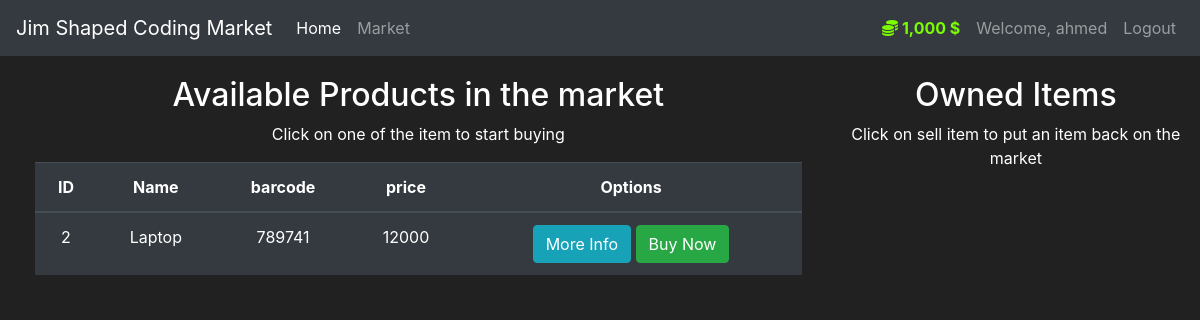
The app's page /market (signed in) with its own data.
### market/models.py (models this page shows, shortened)
class User(db.Model, UserMixin):
    id = db.Column(db.Integer(), primary_key=True)
    name = db.Column(db.String(length=30), nullable=False)
    email_address = db.Column(db.String(length=50), nullable=False, unique=True)
    hashed_password = db.Column(db.String(length=60), nullable=False)
    budget = db.Column(db.Integer(), default=1000)
    items = db.relationship('Item', backref="owned_user", lazy=True)
    @property
    def prettier_budget(self):
        if len(str(self.budget)) >= 4:
            return f"{str(self.budget)[:-3]},{str(self.budget)[-3:]} $"
        else:
            return f"{self.budget} $"
    @property
    def password(self):
        return self.password

class Item(db.Model):
    id = db.Column(db.Integer(), primary_key=True)
    name = db.Column(db.String(length=30), nullable=False, unique=True)
    price = db.Column(db.Integer(), nullable=False)
    barcode = db.Column(db.String(length=12), nullable=False, unique=True)
    description = db.Column(db.String(length=1024), nullable=False, unique=True)
    owner = db.Column(db.Integer(), db.ForeignKey('user.id'))

### market/routes.py (the view, shortened to what this page needs)
@app.route('/market', methods=["GET", "POST"])
@login_required
def market():
    purchase_form = PurchaseForm()
    items = Item.query.filter_by(owner=None)
    return render_template("market.html", items=items, purchase_form=purchase_form)

### market/models.py (called while the page is built)
@login_manager.user_loader
def load_user(user_id):
    return User.query.filter_by(id=user_id).first()

### templates/market.html (shortened to what this page needs)
{% extends "base.html" %}
{% block content %}
<div class="row text-center" style="margin-left:20px; margin-top: 20px;">
    <div class="col-8">
        <h2>Available Products in the market</h2>
        <p>Click on one of the item to start buying</p>
        <table class="table table-hover table-dark">
        <thead>
        <tr>
            <th scope="col">ID</th>
            <th scope="col">Name</th>
            <th scope="col">barcode</th>
            <th scope="col">price</th>
            <th scope="col">Options</th>
        </tr>
        </thead>
        <tbody>
             {% for item in items %}
                {% include 'includes/item_model.html' %}
                <tr>
                    <td>{{ item.id}}</td>
                    <td>{{ item.name}}</td>
                    <td>{{ item.barcode}}</td>
                    <td>{{ item.price}}</td>
                    <td>
                        <button class="btn btn-outline btn-info" data-toggle="modal" data-target="#modal-moreInfo--{{ item.id }}">More Info</button>
                        <button class="btn btn-outline btn-success" data-toggle="modal" data-target="#modal-purchaseItem--{{ item.id }}">Buy Now</button>
                    </td>
                </tr>
        {% endfor %}
        </tbody>
        </table>
    </div>
    <div class="col-4">
        <h2>Owned Items</h2>
        <p>Click on sell item to put an item back on the market</p>
    </div>
</div>
{% endblock content %}

### templates/base.html (shortened to what this page needs)
<!doctype html>
<html lang="en">
   <head>
      <link rel="stylesheet" href="https://cdn.jsdelivr.net/npm/bootstrap@4.5.3/dist/css/bootstrap.min.css">
   </head>
   <body>
        <nav class="navbar navbar-expand-md navbar-dark bg-dark">
            <a class="navbar-brand" href="#">Jim Shaped Coding Market</a>
          <div class="collapse navbar-collapse" id="navbarNav">
              <ul class="navbar-nav mr-auto">
                  <li class="nav-item active">
                      <a class="nav-link" href="{{url_for("homepage")}}">Home <span class="sr-only">(current)</span></a>
                  </li>
                  <li class="nav-item">
                      <a class="nav-link" href="{{ url_for("market") }}">Market</a>
                  </li>
              </ul>
              {% if current_user.is_authenticated %}
                  <ul class="navbar-nav">
                    <li class="nav-item">
                        <a class="nav-link" style="color: lawngreen; font-weight: bold">
                            <i class="fas fa-coins"></i>
                            {{ current_user.prettier_budget }}
                        </a>
                    </li>
                    <li class="nav-item">
                        <a class="nav-link">Welcome, {{ current_user.name }}</a>
                    </li>
                    <li class="nav-item">
                        <a class="nav-link" href="{{ url_for("logout") }}">Logout</a>
                    </li>
                  </ul>
              {% endif %}
          </div>
    </nav>
      {% block content %}
      {% endblock content %}
   </body>
</html>

### templates/base.html (style rules this page uses)
body { background-color: #212121; color: white }

### records on screen
User: prettier_budget "1,000 $", name "ahmed"
Item: id "2", name "Laptop", barcode "789741", price "12000"
